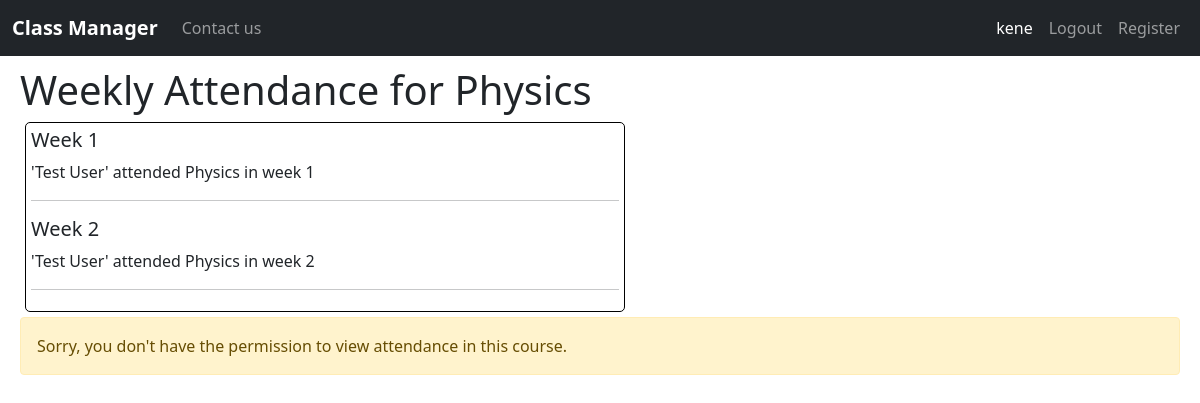
Screenshot of /view/attendance/1 (signed in) with the database file from the repository.
### classmanager/models.py (models this page shows, shortened)
class User(AbstractUser):
    is_student = models.BooleanField(default=False)
    is_instructor = models.BooleanField(default=False)
    def get_name(self):
        return f"{self.first_name} {self.last_name}"

class Course(models.Model):
    instructor = models.ForeignKey(Instructor, on_delete=models.CASCADE)
    name = models.CharField(max_length=255, blank=False, default=None)
    is_active = models.BooleanField(default=True)
    date_created = models.DateTimeField(auto_now_add=True)
    DEPARTMENTS = [
        ("Math", "Math"), ("English", "English"),
        ("Science", "Science"), ("Technology", "Technology"),
        ("Law", "Law"), ("Art", "Art"),
        ("Business", "Business"), ("Health", "Health")
    ]
    department = models.CharField(max_length=20, choices=DEPARTMENTS, default="Other")
    description = models.TextField(max_length=1000, default=None, blank=True)
    credits = models.PositiveIntegerField(default=2)
    length = models.PositiveIntegerField(default=10)

class Attendance(models.Model):
    student = models.ForeignKey(Student, on_delete=models.CASCADE)
    course = models.ForeignKey(Course, on_delete=models.CASCADE)
    week = models.PositiveIntegerField(default=1)
    def __str__(self):
        return f"'{self.student.get_name()}' attended {self.course.name} in week {self.week}"

class Student(models.Model):
    user = models.OneToOneField(User, primary_key=True, on_delete=models.CASCADE)
    date_of_birth = models.DateField(default=date.today)
    MAJORS = [
        ("Math", "Math"), ("English", "English"),
        ("Science", "Science"), ("Technology", "Technology"),
        ("Law", "Law"), ("Art", "Art"),
        ("Business", "Business"), ("Health", "Health")
    ]
    STANDINGS = [
        ("FR", "Freshman"),
        ("SM", "Sophomore"),
        ("JR", "Junior"),
        ("SR", "Senior"),
        ("GR", "Graduate")
    ]
    major = models.CharField(max_length=20, choices=MAJORS, default="Undecided")
    standing = models.CharField(max_length=20, choices=STANDINGS, default="FR")
    credits = models.PositiveIntegerField(default=0)
    def get_name(self):
        return self.user.get_name()

### classmanager/views.py (the view)
# urls.py: path("view/attendance/<int:course_id>", views.view_attendance, name="view-attendance"),
@login_required
def view_attendance(request, course_id):
    context = {}
    instructor_check(request, course_id, "view attendance", context)
    course = Course.objects.get(pk=course_id)
    attendances = Attendance.objects.filter(course=course).order_by("week")
    attendance_dict = {}
    for attendance in attendances:
        if attendance.week not in attendance_dict.keys():
            attendance_dict[attendance.week] = [attendance]
        else:
            attendance_dict[attendance.week].append(attendance)
    context["course"] = course
    context["attendance_dict"] = attendance_dict
    return render(request, "classmanager/view_attendance.html", context)

### classmanager/views.py (called while the page is built, shortened)
def instructor_check(request, course_id, action, context):
    try:
        course = Course.objects.get(pk=course_id)
    except Course.DoesNotExist:
        context["failure_message"] = "The course you are searching for does not exist"
        return False
    else:
        if not request.user.is_instructor:
            context["failure_message"] = f"Sorry, you don't have the permission to {action} in this course."
            return False
        return True

### classmanager/templates/classmanager/view_attendance.html
{% extends "classmanager/layout.html" %}
{% block body %}
<h1>Weekly Attendance for {{course.name}}</h1>
<div class="course-section">
  {% for week, attendances in attendance_dict.items %}
  <h5>Week {{week}}</h5>
  {% for attendance in attendances %}
  <p>{{attendance}}</p>
  {% endfor %}
  <hr>
  {% empty %}
  <p>No attendance has been taken in this class yet</p>
  {% endfor %}
</div>
{% endblock body %}

### classmanager/templates/classmanager/layout.html (shortened to what this page needs)
{% load static %}
<!DOCTYPE html>
<html lang="en">
<head>
    <link rel="stylesheet" href="{% static 'classmanager/styles.css' %}">
    <link href="https://cdn.jsdelivr.net/npm/bootstrap@5.0.2/dist/css/bootstrap.min.css" rel="stylesheet"
>
</head>
<body>
    <nav class="navbar navbar-expand-lg navbar-dark bg-dark">
        <div class="container-fluid">
            <a class="navbar-brand" href="{% url 'index' %}"><b>Class Manager</b></a>
            <div class="collapse navbar-collapse justify-content-between" id="navbarNavAltMarkup">
                <div class="navbar-nav">
                    <a class="nav-link" href="{% url 'contact_us' %}">Contact us</a>
                </div>
            </div>
            <div class="collapse navbar-collapse justify-content-end" id="navbarNavAltMarkup">
                <div class="navbar-nav">
                    {% if user.is_authenticated %}
                    <a class="nav-link active" aria-current="page" href="{% url 'index' %}">{{user.username}}</a>
                    <a class="nav-link" href="{% url 'logout' %}">Logout</a>
                    {% else %}
                    <a class="nav-link" href="{% url 'login' %}">Login</a>
                    {% endif %}
                    {% block right-nav %}
                    <a class="nav-link" href="{% url 'register' %}">Register</a>
                    {% endblock right-nav %}
                </div>
            </div>
        </div>
    </nav>
    <div class="main-container">
        {% block body%}
        {% endblock body%}
        {% if failure_message %}
        <div class="alert alert-warning" role="alert">
            {{failure_message}}
        </div>
        {% endif %}
    </div>
</body>
</html>

### classmanager/static/classmanager/styles.css (style rules this page uses)
.main-container { margin: 10px 20px 10px 20px; }
.course-section { border-radius: 5px; border: 1px solid black; padding: 5px; max-width: 600px; margin: 5px; }

### rows the page displays
User: username "kene"
Course: name "Physics"
Attendance: week "1", student+course+week "'Test User' attended Physics in week 1"
Attendance: week "2", student+course+week "'Test User' attended Physics in week 2"

### other values shown
{{ failure_message }} "Sorry, you don't have the permission to view attendance in this course."
